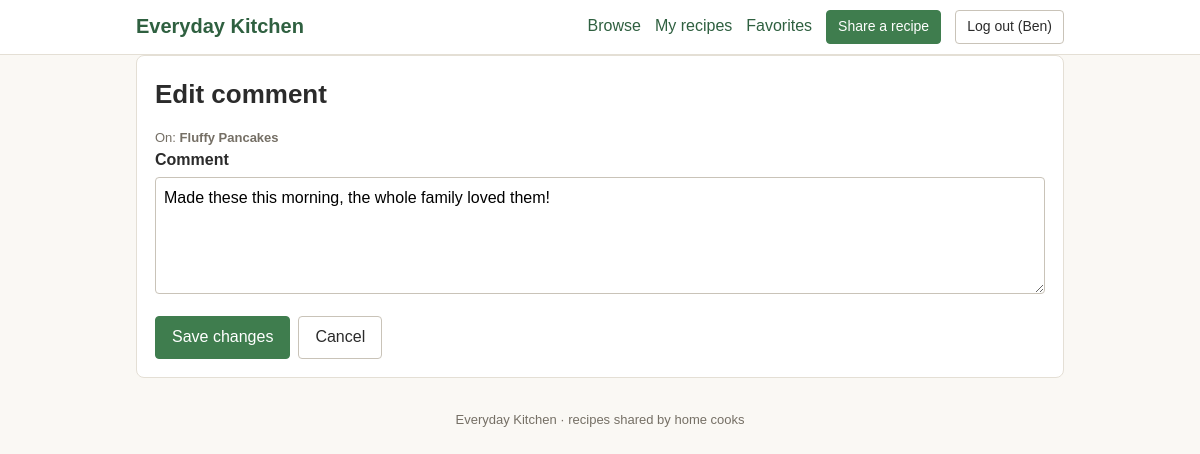
Screenshot of /comment_edit.php?id=1 (signed in) with the database file from the repository.
### tables this page shows
CREATE TABLE `comments` (
  `id` int(10) UNSIGNED NOT NULL,
  `recipe_id` int(10) UNSIGNED NOT NULL,
  `user_id` int(10) UNSIGNED NOT NULL,
  `body` varchar(1000) NOT NULL,
  `created_at` timestamp NOT NULL DEFAULT current_timestamp(),
  `edited_at` timestamp NULL DEFAULT NULL
);

CREATE TABLE `recipes` (
  `id` int(10) UNSIGNED NOT NULL,
  `user_id` int(10) UNSIGNED NOT NULL,
  `category_id` int(10) UNSIGNED NOT NULL,
  `title` varchar(100) NOT NULL,
  `description` varchar(300) NOT NULL,
  `steps` text NOT NULL,
  `base_servings` tinyint(3) UNSIGNED NOT NULL DEFAULT 4,
  `created_at` timestamp NOT NULL DEFAULT current_timestamp(),
  `edited_at` timestamp NULL DEFAULT NULL
);

### includes/helpers.php (called while the page is built, shortened)
<?php
function e(?string $value): string
{
    return htmlspecialchars((string) $value, ENT_QUOTES | ENT_SUBSTITUTE, 'UTF-8');
}
function get_id(string $key = 'id'): ?int
{
    $id = filter_input(INPUT_GET, $key, FILTER_VALIDATE_INT, ['options' => ['min_range' => 1]]);
    return ($id === false || $id === null) ? null : $id;
}

### bootstrap.php (called while the page is built, shortened)
<?php
require_once __DIR__ . '/includes/helpers.php';
spl_autoload_register(function (string $class): void {
    $file = __DIR__ . '/classes/' . $class . '.php';
});

### classes/CommentModel.php (called while the page is built, shortened)
<?php
final class CommentModel
{
    public function find(int $id): ?array
    {
        $stmt = $this->pdo->prepare(
            'SELECT c.id, c.recipe_id, c.user_id, c.body, r.title AS recipe_title
               FROM comments c
               INNER JOIN recipes r ON r.id = c.recipe_id
              WHERE c.id = :id'
        );
        $stmt->execute([':id' => $id]);
        return $stmt->fetch() ?: null;
    }
}

### comment_edit.php (the view, shortened to what this page needs)
<?php
require_once __DIR__ . '/bootstrap.php';
$comments = new CommentModel($pdo);
$id       = get_id() ?? post_id();
$comment  = $id ? $comments->find($id) : null;
$body = $comment['body'];
require __DIR__ . '/includes/header.php';
?>
<section class="card">
    <h1>Edit comment</h1>
    <p class="meta">On: <strong><?= e($comment['recipe_title']) ?></strong></p>
    <form method="post" action="comment_edit.php?id=<?= (int) $id ?>" novalidate data-validate>
        <div class="field">
            <label for="body">Comment</label>
            <textarea id="body" name="body" rows="4" required maxlength="1000"
                      data-label="Comment" data-min="1" data-max="1000"><?= e($body) ?></textarea>
        </div>
        <div class="form-actions">
            <button type="submit" class="btn btn-primary">Save changes</button>
            <a class="btn" href="recipe.php?id=<?= (int) $comment['recipe_id'] ?>#comment-<?= (int) $id ?>">Cancel</a>
        </div>
    </form>
</section>
<?php require __DIR__ . '/includes/footer.php'; ?>

### assets/css/style.css (style rules this page uses)
* { box-sizing: border-box; }
:root { --green: #3f7d4e; --green-dark: #2f6040; --bg: #faf8f4; --line: #e4dfd5; --muted: #756f65; --danger: #c23b3b; }
body { margin: 0; font-family: Arial, Helvetica, sans-serif; background: var(--bg); color: #2b2b2b; line-height: 1.55; }
h1 { font-size: 26px; margin: 0 0 14px; }
a { color: var(--green-dark); }
.card { background: #fff; border: 1px solid var(--line); border-radius: 8px; padding: 18px; margin-bottom: 16px; }
.field { margin-bottom: 14px; }
label, legend { display: block; font-weight: bold; margin-bottom: 4px; }
input[type="text"], input[type="email"], input[type="password"], input[type="number"], select, textarea { width: 100%; padding: 8px; font: inherit; border: 1px solid #c9c3b8; border-radius: 4px; background: #fff; }
textarea { resize: vertical; }
.form-actions { display: flex; gap: 8px; flex-wrap: wrap; }
.btn { display: inline-block; padding: 8px 16px; font: inherit; background: #fff; color: #2b2b2b; border: 1px solid #c9c3b8; border-radius: 4px; cursor: pointer; text-decoration: none; }
.btn-primary { background: var(--green); border-color: var(--green); color: #fff; }
.meta { margin: 2px 0 0; color: var(--muted); font-size: 13px; }

### rows the page displays
comments: recipe.title "Fluffy Pancakes", body "Made these this morning, the whole family loved them!"

### other values shown
Auth::name() "Ben"
